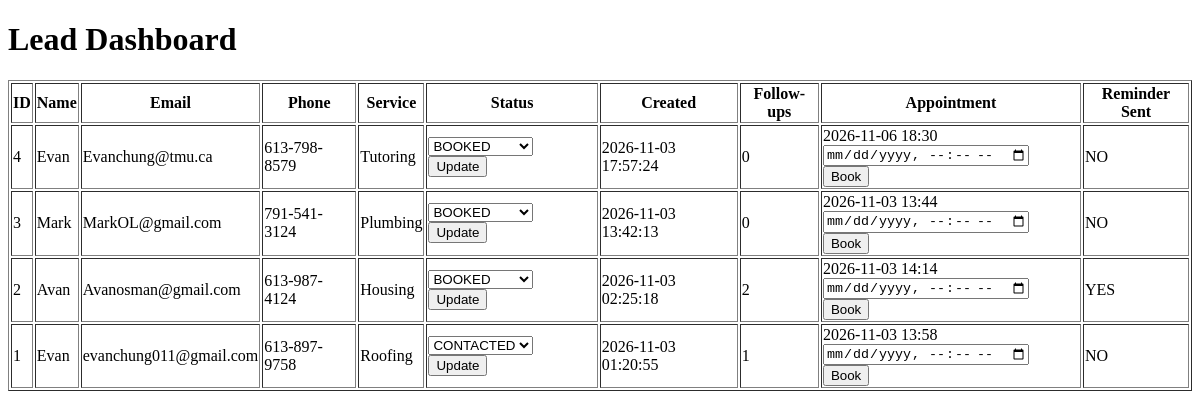
Page /dashboard on the earlier database version.
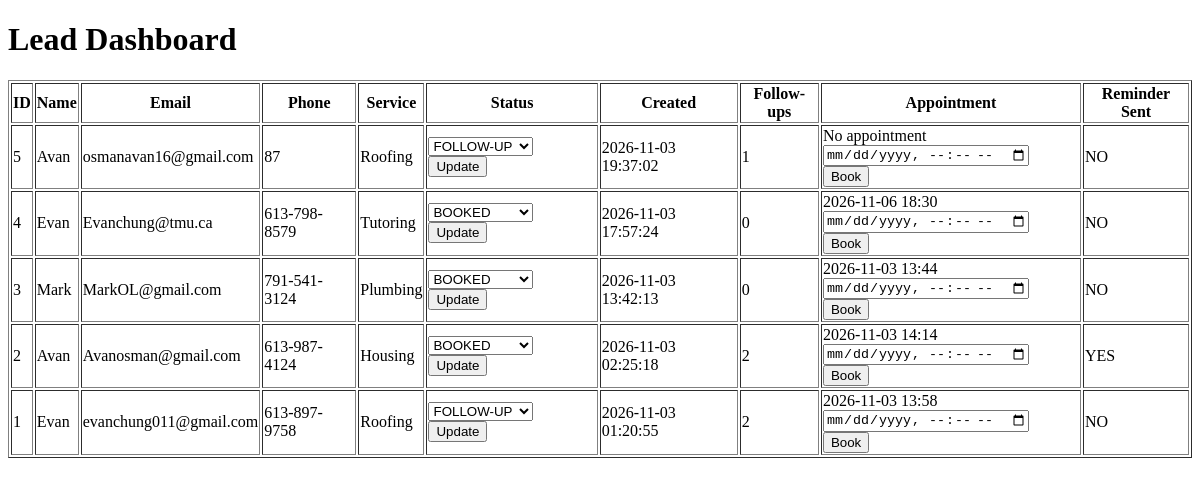
Same page on the later database version.
### tables this page shows
CREATE TABLE leads (
            lead_id INTEGER PRIMARY KEY AUTOINCREMENT,
            name TEXT NOT NULL,
            email TEXT NOT NULL,
            phone TEXT NOT NULL,
            service TEXT NOT NULL,
            status TEXT NOT NULL,
            created_at TEXT NOT NULL,
            last_contacted_at TEXT,
            follow_up_count INTEGER DEFAULT 0,
            appointment_date TEXT,
            reminder_sent TEXT DEFAULT 'NO'
        );

### app.py (the view)
@app.route("/dashboard")
def dashboard():
    connection = sqlite3.connect("leads.db")
    cursor = connection.cursor()
    cursor.execute("""
        SELECT
            lead_id,
            name,
            email,
            phone,
            service,
            status,
            created_at,
            follow_up_count,
            appointment_date,
            reminder_sent
        FROM leads
        ORDER BY lead_id DESC
    """)
    leads = cursor.fetchall()
    connection.close()
    return render_template(
        "dashboard.html",
        leads=leads
    )

### templates/dashboard.html (shortened to what this page needs)
<!DOCTYPE html>
<html>
<head>
</head>
<body>
    <h1>Lead Dashboard</h1>
    <table border="1">
        <tr>
            <th>ID</th>
            <th>Name</th>
            <th>Email</th>
            <th>Phone</th>
            <th>Service</th>
            <th>Status</th>
            <th>Created</th>
            <th>Follow-ups</th>
            <th>Appointment</th>
            <th>Reminder Sent</th>
        </tr>
        {% for lead in leads %}
        <tr>
            <td>{{ lead[0] }}</td>
            <td>{{ lead[1] }}</td>
            <td>{{ lead[2] }}</td>
            <td>{{ lead[3] }}</td>
            <td>{{ lead[4] }}</td>
            <td>
    <form action="/update_status/{{ lead[0] }}" method="POST">
        <select name="status">
            <option value="CONTACTED" {% if lead[5] == "CONTACTED" %}selected{% endif %}>
                CONTACTED
            </option>
            <option value="FOLLOW-UP" {% if lead[5] == "FOLLOW-UP" %}selected{% endif %}>
                FOLLOW-UP
            </option>
            <option value="BOOKED" {% if lead[5] == "BOOKED" %}selected{% endif %}>
                BOOKED
            </option>
        </select>
        <button type="submit">
            Update
        </button>
    </form>
</td>
            <td>{{ lead[6] }}</td>
            <td>{{ lead[7] }}</td>
            <td>
    {% if lead[8] %}
        {{ lead[8] }}
    {% else %}
        No appointment
    {% endif %}
    <form
        action="/book_appointment/{{ lead[0] }}"
        method="POST"
    >
        <input
            type="datetime-local"
            name="appointment_date"
            required
        >
        <button type="submit">
            Book
        </button>
    </form>
</td>
            <td>{{ lead[9] }}</td>
        </tr>
        {% endfor %}
    </table>
</body>
</html>

Differences in the rows shown:
added leads: lead_id "5", name "Avan", email "osmanavan16@gmail.com", phone "87", service "Roofing", status "FOLLOW-UP", created_at "2026-11-03 19:37:02", follow_up_count "1", shows "No appointment", reminder_sent "NO"
changed leads "evanchung011@gmail.com": status "CONTACTED" → "FOLLOW-UP"; follow_up_count "1" → "2"
